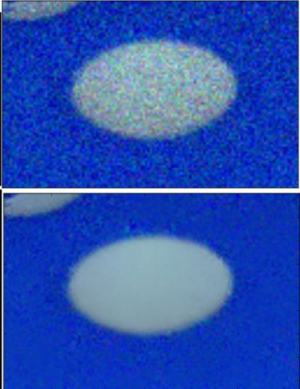
#> input picture Round 1/Intermediate Files/img.jpg, 300 x 389 px, given in place of the camera
$ python CVScript.py
#> lines starting #> are read from the running program, lines starting #| are printed output that depends on the picture; after the words box and inside, x2 and y2 are one past the last pixel; in counts of white or black regions, pixels touching at a corner belong together
import cv2
import numpy as np
import imutils
import json


def angle(a, b, c):
    ang = degrees(atan2(c[1] - b[1], c[0] - b[0]) - atan2(a[1] - b[1], a[0] - b[0]))
    return ang


def displacement(x, y, a, b):
    disp = abs(((x - a) ** 2 + (y - b) ** 2) ** (1 / 2))
    return disp


cap = cv2.VideoCapture(1, cv2.CAP_DSHOW)
cap.set(3, 1420)
cap.set(4, 800)
ports = [1234, 2005, 2002, 2003]
s = []
px = 725
py = 230
fx = 1156


width=1420
height=800


while True:
    _, frame = cap.read()
#> frame is the input picture: shape (389, 300, 3); mean B, G, R 177.9, 80, 42.8

    pts1 = np.float32([[74, 68], [1193, 47], [7, 644], [1272, 664]])
    pts2 = np.float32([[0, 0], [width, 0], [0, height], [width, height]])
    matrix = cv2.getPerspectiveTransform(pts1, pts2)
    frame = cv2.warpPerspective(frame, matrix, (width, height))
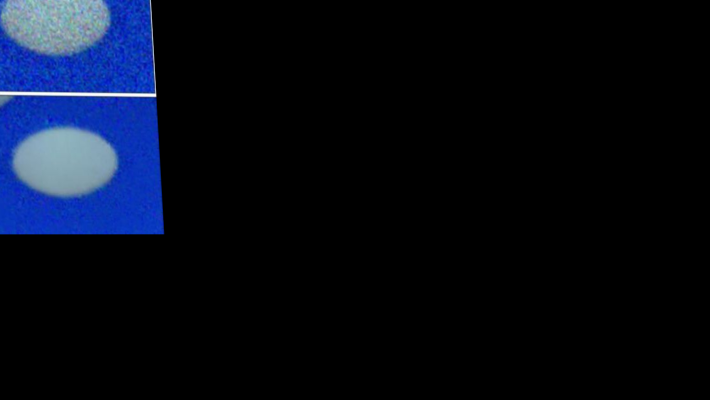
#> frame: shape (800, 1420, 3) (shown at 1/2 size); mean B, G, R 23.3, 11.3, 6.4


    hsv = cv2.cvtColor(frame, cv2.COLOR_BGR2HSV)
#> hsv: shape (800, 1420, 3); mean H, S, V 14.2, 24.1, 23.4

    lower_blue = np.array([90, 50, 50])
    upper_blue = np.array([120, 255, 255])

    mask = cv2.inRange(hsv, lower_blue, upper_blue)
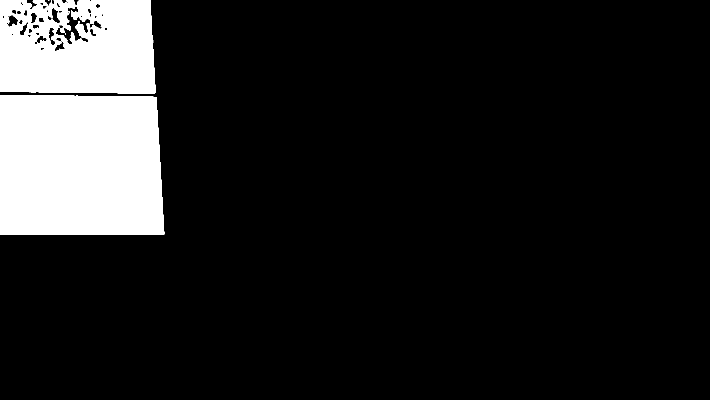
#> mask: shape (800, 1420) (shown at 1/2 size); 12.4% white; 5 white regions (3 under 20 px)

    cnts = cv2.findContours(mask, cv2.RETR_TREE, cv2.CHAIN_APPROX_SIMPLE)
#> cnts = 49 contours, 17 with area under 20; largest, box (x1, y1, x2, y2) and area: (0, 190, 329, 469) 88420, (0, 0, 311, 188) 55805, (94, 13, 205, 90) 2588, (15, 29, 38, 55) 342, (96, 54, 112, 91) 302
    cnts = imutils.grab_contours(cnts)

    for c in cnts:
        area = cv2.contourArea(c)
        if area > 100:
            cv2.drawContours(frame, [c], -1, (0, 255, 0), 3)

            M = cv2.moments(c)
            cx = int(M["m10"] / M["m00"])
            cy = int(M["m01"] / M["m00"])
            print(cx, " ", cy)
            cv2.circle(frame, (cx, cy), 7, (255, 255, 255), -1)
            cv2.putText(frame, "blue", (cx - 20, cy - 20), cv2.FONT_HERSHEY_SIMPLEX, 2.5, (255, 255, 255), 3)


            if cy <= py + 25 and cx > 535:
                dictionary = {'func': '1010000120'}
            elif cy > py:
                # [9 lines of commented-out code are left out]
                h = min(65, (cy - py) // 4)
                h = str(max(0, h))
                h = '0'*(3-len(h)) + h
                print(f'cx = {cx} and cy = {cy}')

                dictionary = {'func': f'1010{h}{h}'}


            elif cx>70 :


                h = min(80, (cx - 92) // 4)
                h = str(max(0, h))
                h = '0'*(3-len(h)) + h
                print(f'cx = {cx} and cy = {cy}')

                dictionary = {'func': f'1010{h}{h}'}


            else:
                dictionary = {'func': '0000000000'}


            json_object = json.dumps(dictionary, indent=4)
            print(json_object)
            with open("data.json", "w") as file:
                file.write(json_object)
#> this loop made 49 passes
#> (area, cx, cy, h, dictionary) on passes 1, 3, 5, 7, 14, 18, 25, 41: (88420.5, 159, 330, '025', {'func': '1010025025'}), (55805, 153, 93, '015', {'func': '1010015015'}), (222, 119, 93, '006', {'func': '1010006006'}), (226, 80, 79, '000', {'func': '1010000000'}), (121, 184, 64, '023', {'func': '1010023023'}), (302, 102, 71, '002', {'func': '1010002002'}), (103, 82, 39, '000', {'func': '1010000000'}), (2588.5, 144, 50, '013', {'func': '1010013013'})
#> (area, cx, cy, dictionary) on passes 20, 23, 29, 33: (101.5, 70, 52, {'func': '0000000000'}), (222, 47, 58, {'func': '0000000000'}), (342.5, 24, 41, {'func': '0000000000'}), (208, 66, 35, {'func': '0000000000'})
#> (printed output is left out)
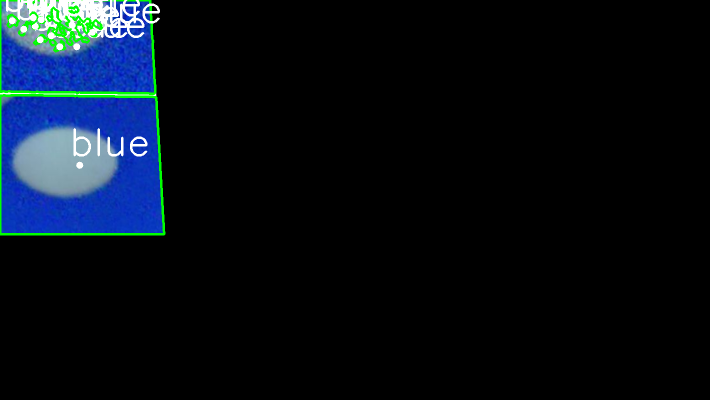
#> frame: shape (800, 1420, 3) (shown at 1/2 size); 2.38% of pixels changed, all inside (x1, y1, x2, y2) = (0, 0, 331, 471)


    cv2.imshow("result", frame)
    key = cv2.waitKey(1)
#> (key q is pressed here)
    if key == ord('q'):
        break
cv2.destroyAllWindows()
